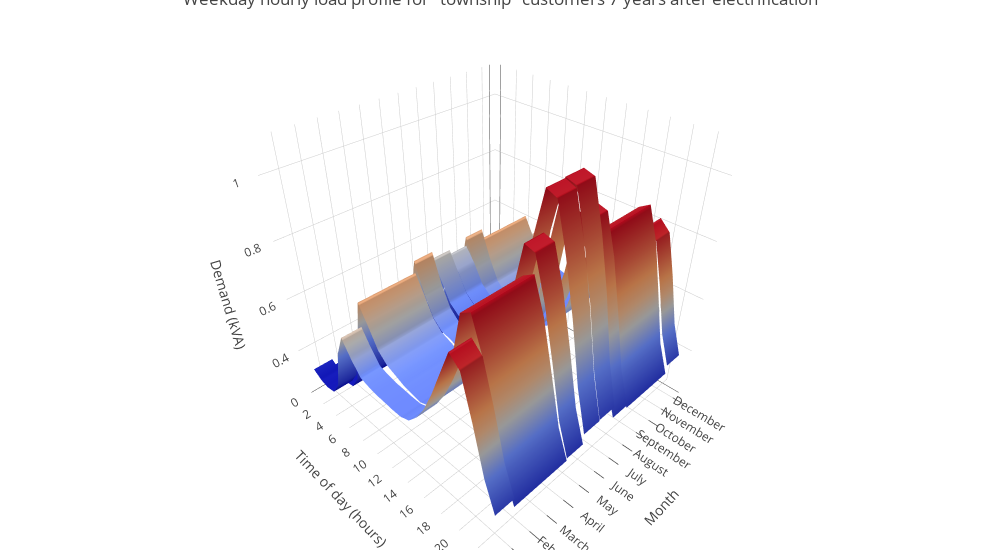

The notebook cell saved with this chart:
### Code cell
emp.plotHourlyClass('township')

### Figure 1 — Plotly figure (JSON) as saved in the notebook; plotly's stock layout.template omitted (floating-point values rounded to 4 significant figures)
{"data": [{"name": "December", "showscale": false, "type": "surface", "x": [[0, 1], [0, 1], [0, 1], [0, 1], [0, 1], [0, 1], [0, 1], [0, 1], [0, 1], [0, 1], [0, 1], [0, 1], [0, 1], [0, 1], [0, 1], [0, 1], [0, 1], [0, 1], [0, 1], [0, 1], [0, 1], [0, 1], [0, 1], [0, 1]], "y": [[0, 0], [1, 1], [2, 2], [3, 3], [4, 4], [5, 5], [6, 6], [7, 7], [8, 8], [9, 9], [10, 10], [11, 11], [12, 12], [13, 13], [14, 14], [15, 15], [16, 16], [17, 17], [18, 18], [19, 19], [20, 20], [21, 21], [22, 22], [23, 23]], "z": [[0.322, 0.322], [0.3, 0.3], [0.292, 0.292], [0.298, 0.298], [0.349, 0.349], [0.5, 0.5], [0.58, 0.58], [0.523, 0.523], [0.477, 0.477], [0.467, 0.467], [0.46, 0.46], [0.458, 0.458], [0.455, 0.455], [0.455, 0.455], [0.468, 0.468], [0.506, 0.506], [0.563, 0.563], [0.64, 0.64], [0.729, 0.729], [0.817, 0.817], [0.784, 0.784], [0.646, 0.646], [0.487, 0.487], [0.382, 0.382]]}, {"name": "November", "showscale": false, "type": "surface", "x": [[1, 2], [1, 2], [1, 2], [1, 2], [1, 2], [1, 2], [1, 2], [1, 2], [1, 2], [1, 2], [1, 2], [1, 2], [1, 2], [1, 2], [1, 2], [1, 2], [1, 2], [1, 2], [1, 2], [1, 2], [1, 2], [1, 2], [1, 2], [1, 2]], "y": [[0, 0], [1, 1], [2, 2], [3, 3], [4, 4], [5, 5], [6, 6], [7, 7], [8, 8], [9, 9], [10, 10], [11, 11], [12, 12], [13, 13], [14, 14], [15, 15], [16, 16], [17, 17], [18, 18], [19, 19], [20, 20], [21, 21], [22, 22], [23, 23]], "z": [[0.294, 0.294], [0.274, 0.274], [0.268, 0.268], [0.275, 0.275], [0.33, 0.33], [0.492, 0.492], [0.666, 0.666], [0.604, 0.604], [0.536, 0.536], [0.503, 0.503], [0.489, 0.489], [0.474, 0.474], [0.466, 0.466], [0.46, 0.46], [0.473, 0.473], [0.515, 0.515], [0.586, 0.586], [0.707, 0.707], [0.866, 0.866], [0.887, 0.887], [0.78, 0.78], [0.617, 0.617], [0.45, 0.45], [0.349, 0.349]]}, {"name": "October", "showscale": false, "type": "surface", "x": [[2, 3], [2, 3], [2, 3], [2, 3], [2, 3], [2, 3], [2, 3], [2, 3], [2, 3], [2, 3], [2, 3], [2, 3], [2, 3], [2, 3], [2, 3], [2, 3], [2, 3], [2, 3], [2, 3], [2, 3], [2, 3], [2, 3], [2, 3], [2, 3]], "y": [[0, 0], [1, 1], [2, 2], [3, 3], [4, 4], [5, 5], [6, 6], [7, 7], [8, 8], [9, 9], [10, 10], [11, 11], [12, 12], [13, 13], [14, 14], [15, 15], [16, 16], [17, 17], [18, 18], [19, 19], [20, 20], [21, 21], [22, 22], [23, 23]], "z": [[0.294, 0.294], [0.274, 0.274], [0.268, 0.268], [0.275, 0.275], [0.33, 0.33], [0.492, 0.492], [0.666, 0.666], [0.604, 0.604], [0.536, 0.536], [0.503, 0.503], [0.489, 0.489], [0.474, 0.474], [0.466, 0.466], [0.46, 0.46], [0.473, 0.473], [0.515, 0.515], [0.586, 0.586], [0.707, 0.707], [0.866, 0.866], [0.887, 0.887], [0.78, 0.78], [0.617, 0.617], [0.45, 0.45], [0.349, 0.349]]}, {"name": "September", "showscale": false, "type": "surface", "x": [[3, 4], [3, 4], [3, 4], [3, 4], [3, 4], [3, 4], [3, 4], [3, 4], [3, 4], [3, 4], [3, 4], [3, 4], [3, 4], [3, 4], [3, 4], [3, 4], [3, 4], [3, 4], [3, 4], [3, 4], [3, 4], [3, 4], [3, 4], [3, 4]], "y": [[0, 0], [1, 1], [2, 2], [3, 3], [4, 4], [5, 5], [6, 6], [7, 7], [8, 8], [9, 9], [10, 10], [11, 11], [12, 12], [13, 13], [14, 14], [15, 15], [16, 16], [17, 17], [18, 18], [19, 19], [20, 20], [21, 21], [22, 22], [23, 23]], "z": [[0.294, 0.294], [0.274, 0.274], [0.268, 0.268], [0.275, 0.275], [0.33, 0.33], [0.492, 0.492], [0.666, 0.666], [0.604, 0.604], [0.536, 0.536], [0.503, 0.503], [0.489, 0.489], [0.474, 0.474], [0.466, 0.466], [0.46, 0.46], [0.473, 0.473], [0.515, 0.515], [0.586, 0.586], [0.707, 0.707], [0.866, 0.866], [0.887, 0.887], [0.78, 0.78], [0.617, 0.617], [0.45, 0.45], [0.349, 0.349]]}, {"name": "August", "showscale": false, "type": "surface", "x": [[4, 5], [4, 5], [4, 5], [4, 5], [4, 5], [4, 5], [4, 5], [4, 5], [4, 5], [4, 5], [4, 5], [4, 5], [4, 5], [4, 5], [4, 5], [4, 5], [4, 5], [4, 5], [4, 5], [4, 5], [4, 5], [4, 5], [4, 5], [4, 5]], "y": [[0, 0], [1, 1], [2, 2], [3, 3], [4, 4], [5, 5], [6, 6], [7, 7], [8, 8], [9, 9], [10, 10], [11, 11], [12, 12], [13, 13], [14, 14], [15, 15], [16, 16], [17, 17], [18, 18], [19, 19], [20, 20], [21, 21], [22, 22], [23, 23]], "z": [[0.295, 0.295], [0.271, 0.271], [0.264, 0.264], [0.27, 0.27], [0.329, 0.329], [0.533, 0.533], [0.7, 0.7], [0.61, 0.61], [0.538, 0.538], [0.507, 0.507], [0.5, 0.5], [0.486, 0.486], [0.479, 0.479], [0.477, 0.477], [0.493, 0.493], [0.538, 0.538], [0.619, 0.619], [0.756, 0.756], [0.958, 0.958], [0.948, 0.948], [0.825, 0.825], [0.657, 0.657], [0.475, 0.475], [0.359, 0.359]]}, {"name": "July", "showscale": false, "type": "surface", "x": [[5, 6], [5, 6], [5, 6], [5, 6], [5, 6], [5, 6], [5, 6], [5, 6], [5, 6], [5, 6], [5, 6], [5, 6], [5, 6], [5, 6], [5, 6], [5, 6], [5, 6], [5, 6], [5, 6], [5, 6], [5, 6], [5, 6], [5, 6], [5, 6]], "y": [[0, 0], [1, 1], [2, 2], [3, 3], [4, 4], [5, 5], [6, 6], [7, 7], [8, 8], [9, 9], [10, 10], [11, 11], [12, 12], [13, 13], [14, 14], [15, 15], [16, 16], [17, 17], [18, 18], [19, 19], [20, 20], [21, 21], [22, 22], [23, 23]], "z": [[0.316, 0.316], [0.279, 0.279], [0.268, 0.268], [0.271, 0.271], [0.323, 0.323], [0.521, 0.521], [0.669, 0.669], [0.622, 0.622], [0.559, 0.559], [0.531, 0.531], [0.531, 0.531], [0.512, 0.512], [0.506, 0.506], [0.505, 0.505], [0.52, 0.52], [0.56, 0.56], [0.654, 0.654], [0.886, 0.886], [1.077, 1.077], [1.067, 1.067], [0.931, 0.931], [0.762, 0.762], [0.553, 0.553], [0.402, 0.402]]}, {"name": "June", "showscale": false, "type": "surface", "x": [[6, 7], [6, 7], [6, 7], [6, 7], [6, 7], [6, 7], [6, 7], [6, 7], [6, 7], [6, 7], [6, 7], [6, 7], [6, 7], [6, 7], [6, 7], [6, 7], [6, 7], [6, 7], [6, 7], [6, 7], [6, 7], [6, 7], [6, 7], [6, 7]], "y": [[0, 0], [1, 1], [2, 2], [3, 3], [4, 4], [5, 5], [6, 6], [7, 7], [8, 8], [9, 9], [10, 10], [11, 11], [12, 12], [13, 13], [14, 14], [15, 15], [16, 16], [17, 17], [18, 18], [19, 19], [20, 20], [21, 21], [22, 22], [23, 23]], "z": [[0.313, 0.313], [0.278, 0.278], [0.267, 0.267], [0.27, 0.27], [0.323, 0.323], [0.534, 0.534], [0.684, 0.684], [0.621, 0.621], [0.557, 0.557], [0.529, 0.529], [0.529, 0.529], [0.511, 0.511], [0.505, 0.505], [0.504, 0.504], [0.519, 0.519], [0.56, 0.56], [0.654, 0.654], [0.918, 0.918], [1.074, 1.074], [1.06, 1.06], [0.923, 0.923], [0.754, 0.754], [0.547, 0.547], [0.398, 0.398]]}, {"name": "May", "showscale": false, "type": "surface", "x": [[7, 8], [7, 8], [7, 8], [7, 8], [7, 8], [7, 8], [7, 8], [7, 8], [7, 8], [7, 8], [7, 8], [7, 8], [7, 8], [7, 8], [7, 8], [7, 8], [7, 8], [7, 8], [7, 8], [7, 8], [7, 8], [7, 8], [7, 8], [7, 8]], "y": [[0, 0], [1, 1], [2, 2], [3, 3], [4, 4], [5, 5], [6, 6], [7, 7], [8, 8], [9, 9], [10, 10], [11, 11], [12, 12], [13, 13], [14, 14], [15, 15], [16, 16], [17, 17], [18, 18], [19, 19], [20, 20], [21, 21], [22, 22], [23, 23]], "z": [[0.294, 0.294], [0.27, 0.27], [0.263, 0.263], [0.27, 0.27], [0.329, 0.329], [0.539, 0.539], [0.708, 0.708], [0.609, 0.609], [0.538, 0.538], [0.506, 0.506], [0.499, 0.499], [0.486, 0.486], [0.479, 0.479], [0.476, 0.476], [0.493, 0.493], [0.538, 0.538], [0.619, 0.619], [0.794, 0.794], [0.956, 0.956], [0.946, 0.946], [0.822, 0.822], [0.655, 0.655], [0.473, 0.473], [0.358, 0.358]]}, {"name": "April", "showscale": false, "type": "surface", "x": [[8, 9], [8, 9], [8, 9], [8, 9], [8, 9], [8, 9], [8, 9], [8, 9], [8, 9], [8, 9], [8, 9], [8, 9], [8, 9], [8, 9], [8, 9], [8, 9], [8, 9], [8, 9], [8, 9], [8, 9], [8, 9], [8, 9], [8, 9], [8, 9]], "y": [[0, 0], [1, 1], [2, 2], [3, 3], [4, 4], [5, 5], [6, 6], [7, 7], [8, 8], [9, 9], [10, 10], [11, 11], [12, 12], [13, 13], [14, 14], [15, 15], [16, 16], [17, 17], [18, 18], [19, 19], [20, 20], [21, 21], [22, 22], [23, 23]], "z": [[0.294, 0.294], [0.274, 0.274], [0.268, 0.268], [0.275, 0.275], [0.33, 0.33], [0.492, 0.492], [0.666, 0.666], [0.604, 0.604], [0.536, 0.536], [0.503, 0.503], [0.489, 0.489], [0.474, 0.474], [0.466, 0.466], [0.46, 0.46], [0.473, 0.473], [0.515, 0.515], [0.586, 0.586], [0.707, 0.707], [0.866, 0.866], [0.887, 0.887], [0.78, 0.78], [0.617, 0.617], [0.45, 0.45], [0.349, 0.349]]}, {"name": "March", "showscale": false, "type": "surface", "x": [[9, 10], [9, 10], [9, 10], [9, 10], [9, 10], [9, 10], [9, 10], [9, 10], [9, 10], [9, 10], [9, 10], [9, 10], [9, 10], [9, 10], [9, 10], [9, 10], [9, 10], [9, 10], [9, 10], [9, 10], [9, 10], [9, 10], [9, 10], [9, 10]], "y": [[0, 0], [1, 1], [2, 2], [3, 3], [4, 4], [5, 5], [6, 6], [7, 7], [8, 8], [9, 9], [10, 10], [11, 11], [12, 12], [13, 13], [14, 14], [15, 15], [16, 16], [17, 17], [18, 18], [19, 19], [20, 20], [21, 21], [22, 22], [23, 23]], "z": [[0.294, 0.294], [0.274, 0.274], [0.268, 0.268], [0.275, 0.275], [0.33, 0.33], [0.492, 0.492], [0.666, 0.666], [0.604, 0.604], [0.536, 0.536], [0.503, 0.503], [0.489, 0.489], [0.474, 0.474], [0.466, 0.466], [0.46, 0.46], [0.473, 0.473], [0.515, 0.515], [0.586, 0.586], [0.707, 0.707], [0.866, 0.866], [0.887, 0.887], [0.78, 0.78], [0.617, 0.617], [0.45, 0.45], [0.349, 0.349]]}, {"name": "February", "showscale": false, "type": "surface", "x": [[10, 11], [10, 11], [10, 11], [10, 11], [10, 11], [10, 11], [10, 11], [10, 11], [10, 11], [10, 11], [10, 11], [10, 11], [10, 11], [10, 11], [10, 11], [10, 11], [10, 11], [10, 11], [10, 11], [10, 11], [10, 11], [10, 11], [10, 11], [10, 11]], "y": [[0, 0], [1, 1], [2, 2], [3, 3], [4, 4], [5, 5], [6, 6], [7, 7], [8, 8], [9, 9], [10, 10], [11, 11], [12, 12], [13, 13], [14, 14], [15, 15], [16, 16], [17, 17], [18, 18], [19, 19], [20, 20], [21, 21], [22, 22], [23, 23]], "z": [[0.294, 0.294], [0.274, 0.274], [0.268, 0.268], [0.275, 0.275], [0.33, 0.33], [0.492, 0.492], [0.666, 0.666], [0.604, 0.604], [0.536, 0.536], [0.503, 0.503], [0.489, 0.489], [0.474, 0.474], [0.466, 0.466], [0.46, 0.46], [0.473, 0.473], [0.515, 0.515], [0.586, 0.586], [0.707, 0.707], [0.866, 0.866], [0.887, 0.887], [0.78, 0.78], [0.617, 0.617], [0.45, 0.45], [0.349, 0.349]]}, {"name": "January", "showscale": false, "type": "surface", "x": [[11, 12], [11, 12], [11, 12], [11, 12], [11, 12], [11, 12], [11, 12], [11, 12], [11, 12], [11, 12], [11, 12], [11, 12], [11, 12], [11, 12], [11, 12], [11, 12], [11, 12], [11, 12], [11, 12], [11, 12], [11, 12], [11, 12], [11, 12], [11, 12]], "y": [[0, 0], [1, 1], [2, 2], [3, 3], [4, 4], [5, 5], [6, 6], [7, 7], [8, 8], [9, 9], [10, 10], [11, 11], [12, 12], [13, 13], [14, 14], [15, 15], [16, 16], [17, 17], [18, 18], [19, 19], [20, 20], [21, 21], [22, 22], [23, 23]], "z": [[0.322, 0.322], [0.3, 0.3], [0.292, 0.292], [0.298, 0.298], [0.349, 0.349], [0.5, 0.5], [0.58, 0.58], [0.523, 0.523], [0.477, 0.477], [0.467, 0.467], [0.46, 0.46], [0.458, 0.458], [0.455, 0.455], [0.455, 0.455], [0.468, 0.468], [0.506, 0.506], [0.563, 0.563], [0.64, 0.64], [0.729, 0.729], [0.817, 0.817], [0.784, 0.784], [0.646, 0.646], [0.487, 0.487], [0.382, 0.382]]}], "layout": {"margin": {"b": 10, "l": 10, "r": 20, "t": 10}, "scene": {"xaxis": {"ticktext": ["December", "November", "October", "September", "August", "July", "June", "May", "April", "March", "February", "January"], "tickvals": [0.5, 1.5, 2.5, 3.5, 4.5, 5.5, 6.5, 7.5, 8.5, 9.5, 10.5, 11.5], "tickwidth": 1.5, "title": "Month", "type": "category"}, "yaxis": {"tickvals": [0, 2, 4, 6, 8, 10, 12, 14, 16, 18, 20, 22], "title": "Time of day (hours)"}, "zaxis": {"title": "Demand (kVA)"}}, "title": "Weekday hourly load profile for \"township\" customers 7 years after electrification", "width": 1000}}
